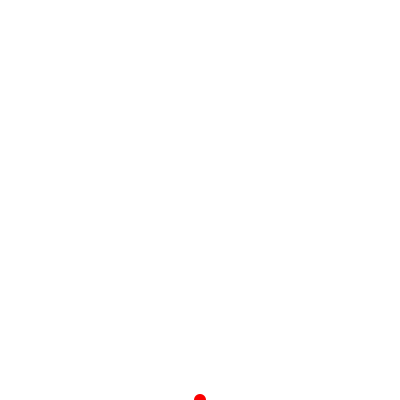
Frame 1 (no input)
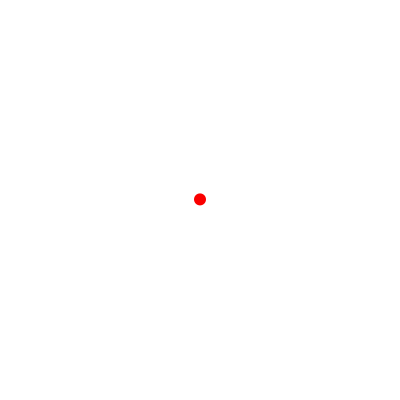
Frame 60 (the mouse pressed at the canvas centre just before this capture)
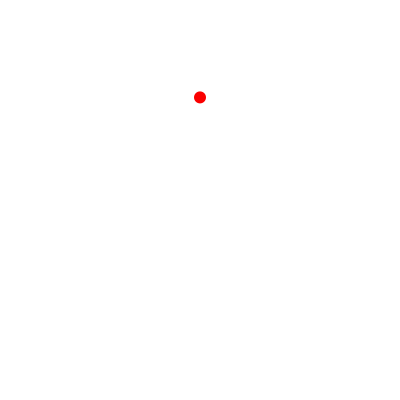
Frame 120 (the mouse held since frame 60 and released just before this capture)

The Processing sketch that drew these frames (run headless with seeded random() and noise(); from frame 60 on, the mouse is pressed at the canvas centre):

// Processing sketch: processing_59963
// ── processing_59963.pde

float x=0;
float speed=15;

void setup() {
  size(400, 400);
  fill(250, 0, 0);
  noStroke();
  smooth();
}

void draw() {
  background(255, 255, 255);
  frameRate(10);
 ellipse(200, 400-x, 12, 12);
  x=x+speed;
    speed=speed-.4;
if((x>350)||(x<-50)) {
  speed=speed*-1;
}
if(x>350) {
  x=0;
  speed=15;
}
}
